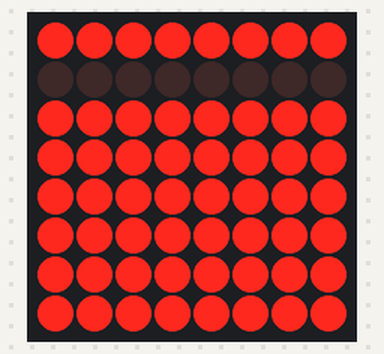
This sketch was run on a simulated Arduino Uno, built with avr-gcc and run on an emulated ATmega328P. Shown: 8×8 LED matrix. Wiring (inferred from the names in the program): MAX7219 LED driver (orientation assumed): data pin 12; clock pin 10; CS pin 11. What the sketch prints to the serial monitor is not drawn.

Above: at 0.05 s.
At 0.65 s:
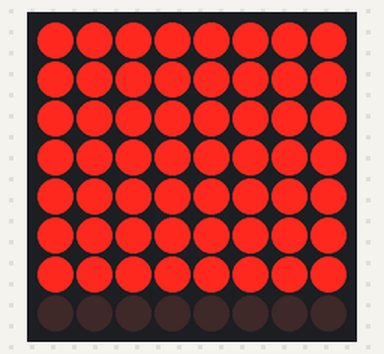
At 1.25 s:
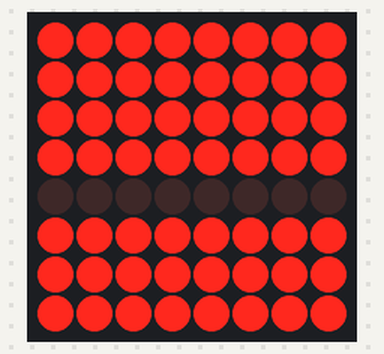

Measured:
- by itself, everything shown: repeats every 0.90 s, in 9 steps

The sketch:

led-display-8x8-v-1_0.ino
```cpp
// SPI communication PINs
#define SPI_MOSI        12  // Master Out -> Slave In PIN
#define SPI_CS          11  // chip select PIN
#define SPI_SCK         10  // serial clock PIN

// MAX7219 registers used
#define OP_SHUTDOWN     12  // shutdown register, address XC
#define OP_DECODEMODE    9  // decode mode register, address X9
#define OP_DISPLAYTEST  15  // display test register, XF
#define OP_SCANLIMIT    11  // scan limit register, XB

int darkDigit = 1;

void setup() {

   Serial.begin(9600);
   Serial.println("Setup START");

   // configure PINs
   pinMode(SPI_MOSI, OUTPUT);
   pinMode(SPI_CS, OUTPUT);
   pinMode(SPI_SCK, OUTPUT);
   // set CS PIN to HIGH as currently no data is transmitted
   digitalWrite(SPI_CS, HIGH);

   // wake up MAX7219 by set shutdown register to 1
   spiTransfer(OP_SHUTDOWN, 1);
   // spiTransfer(OP_DISPLAYTEST, 1); // turn on all 64 LEDs for testing

   // disable the decode mode so we are able to control
   // all 64 LEDs independently
   spiTransfer(OP_DECODEMODE, 0);

   // enable all 8 digits
   spiTransfer(OP_SCANLIMIT, 7);

   // clear display
   for(int i = 1; i <= 8; i++) {
      spiTransfer(i, B0);
   }

   // Turn off the 8 segements of the first digit available on the matrix.
   // Turn on the 8 segments of digit 2 to 8 available on the matrix.
   spiTransfer(darkDigit, B0); // digit 1
   spiTransfer(2, B11111111); // digit 2
   spiTransfer(3, B11111111); // digit 3
   spiTransfer(4, B11111111); // digit 4
   spiTransfer(5, B11111111); // digit 5
   spiTransfer(6, B11111111); // digit 6
   spiTransfer(7, B11111111); // digit 7
   spiTransfer(8, B11111111); // digit 8

   //testMostSignificantBit();
   //testLeastSignificantBit();

   Serial.println("Setup END");
}

void loop() {

   // Turn on the 8 segments of previous dark digit.
   spiTransfer(darkDigit, B11111111);

   // Calculate new dark digit.
   darkDigit == 8 ? darkDigit = 0 : darkDigit += 1;

   // Turn off 8 segments of new dark digit.
   spiTransfer(darkDigit, B0);

   // The display scan rate is 800 Hz in case all
   // 8 digits on the MAX7219 are enabled.
   // This means the min update delay that makes sence is approximatelly ~12,5 milliseconds.
   // However, this is not an eye-catcher anymore ;)
   // delay(13);
   delay(100);
}

 void spiTransfer( volatile byte opcode, volatile byte data) {
   digitalWrite(SPI_CS, LOW);
 	shiftOut(SPI_MOSI, SPI_SCK, MSBFIRST, opcode);
   shiftOut(SPI_MOSI,SPI_SCK, MSBFIRST, data);
   digitalWrite(SPI_CS,HIGH);
 }


void testMostSignificantBit() {
   byte two = B00000010;
   Serial.println("-----------------------------------------------------");
   Serial.println("Test most significant bit (MSB) with B2 value - START");
   for(int i = 0; i < 8; i++) {
      Serial.print("idx ");
      Serial.print(i);
      Serial.print(": ");
      // This expression is used in wiring_shift.c Arduino lib to shift out data
      // with MSB first.
      Serial.println(!!(two & (1 << (7 - i))));
   }
   Serial.println("Test most significant bit (MSB) with B2 value - END");
 }

 void testLeastSignificantBit() {
   byte two = B00000010;
   Serial.println("-----------------------------------------------------");
   Serial.println("Test least significant bit (LSB) with B2 value - START");
   for(int i = 0; i < 8; i++) {
      Serial.print("idx ");
      Serial.print(i);
      Serial.print(": ");
      // This expression is used in wiring_shift.c Arduino lib to shift out data
      // with LSB first.
      Serial.println(!!(two & (1 << i)));

      // Nice trick :)
      // Serial.println((two & (1 << i)));
      // Serial.println(!(two & (1 << i)));
   }
   Serial.println("Test least significant bit (LSB) with B2 value - END");
 }
```
